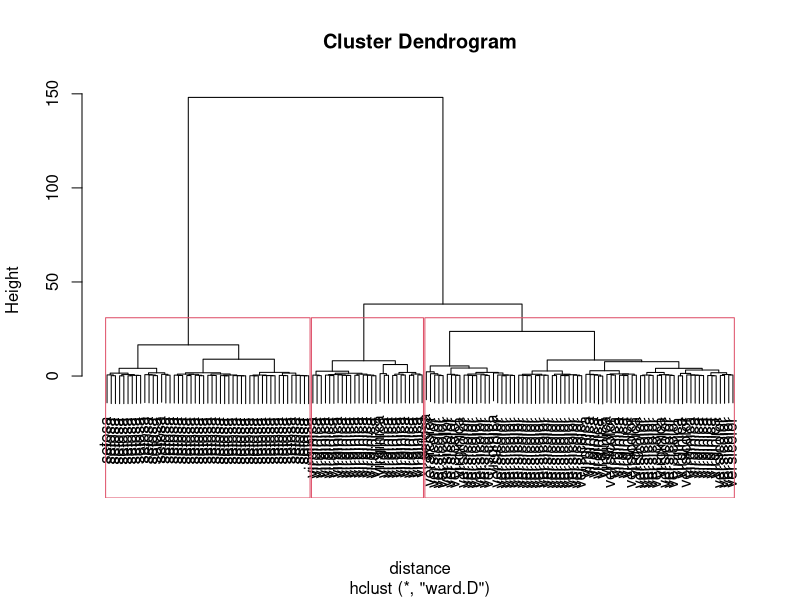

The R script that drew this image:
#Edgar Oliveros
#11/09/14
#InClass 10

setwd('C:/Users/Fernando/Documents/CMDA/R')

#Run the data(iris) code
data(iris)

#Examine the "names" of the variables
names(iris)

#The first 6 observations and the summaries of the variables
head(iris)
summary(iris)

#Use the sepal length and width and petal length and width features to build
#hierarchical clusters.

#features we will use to determine distances and clusters
features <- iris[,1:4]
#scale them
scaled_features <- scale(features)
#notice the new mean for each feature
summary(scaled_features)

#retain the means and std devs for each initial feature
#to be able to unscale later
#they are returned as attributes of the
#result returned by the scale() function
means <- attr(scaled_features,"scaled:center")
print(means)
stdv <- attr(scaled_features, "scaled:scale")
print(stdv)

#Distance matrix calculation
#Use Euclidean distance
distance <- dist(scaled_features, method = "euclidean")
#this matrix contains the distance between the sepal and petal length/width
print(distance)

#Create hierarchical clusters
#use the distance matrix created
hier_cl <- hclust(distance, method="ward.D")

#Plot dendogram
plot(hier_cl, labels=iris$Species)

#Separate 3 clusters and use the "Species" column from the original data to
#identify branches. They will overlap somewhat but you will still be able to see.

rect.hclust(hier_cl, k=3)
groups <- cutree(hier_cl, k = 3)
print(groups)

#What are the iris plants that seem to be mostly in first cluster? How
#about the second cluster? How about the third cluster?

#In the first cluster, they are all of type 1 (setosa) and in cluster two 
#they are all type 2(versicolor). And in the third clustert there is a mix
#type 2 and 3 (virginica)

